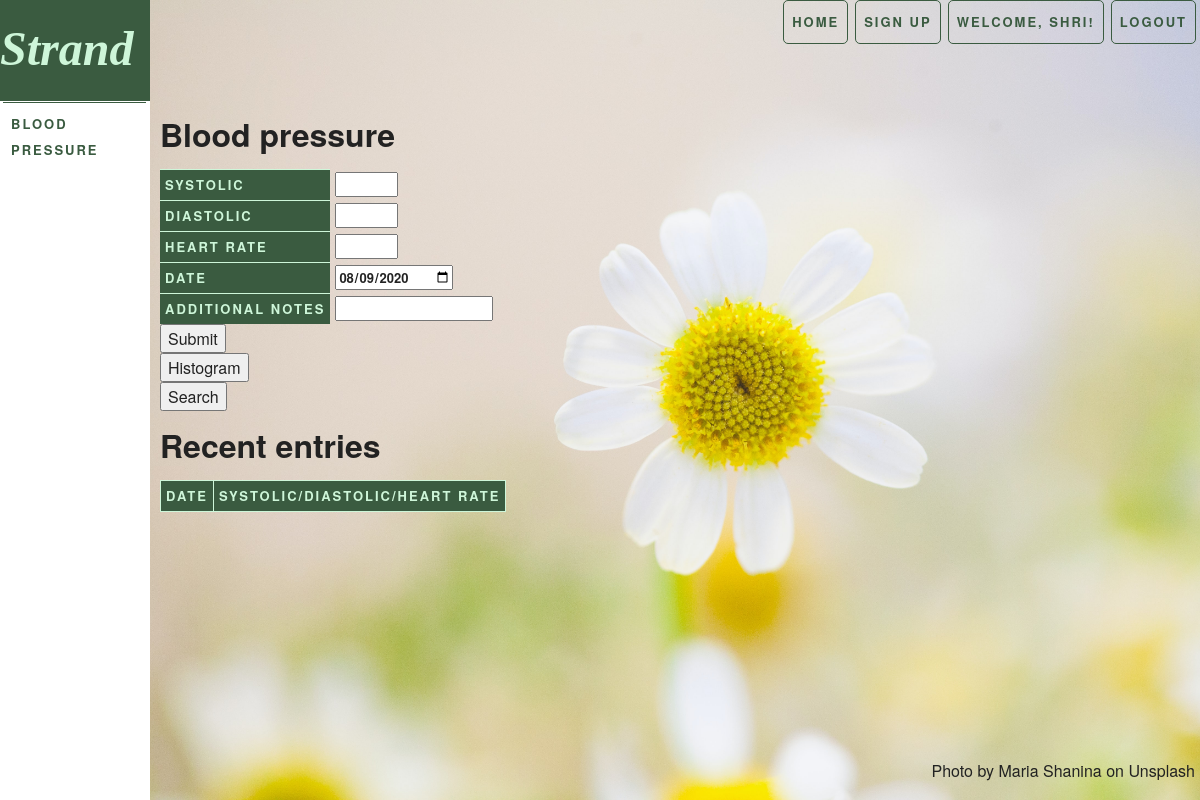
Before: /bloodpressure (signed in) with the older database file.
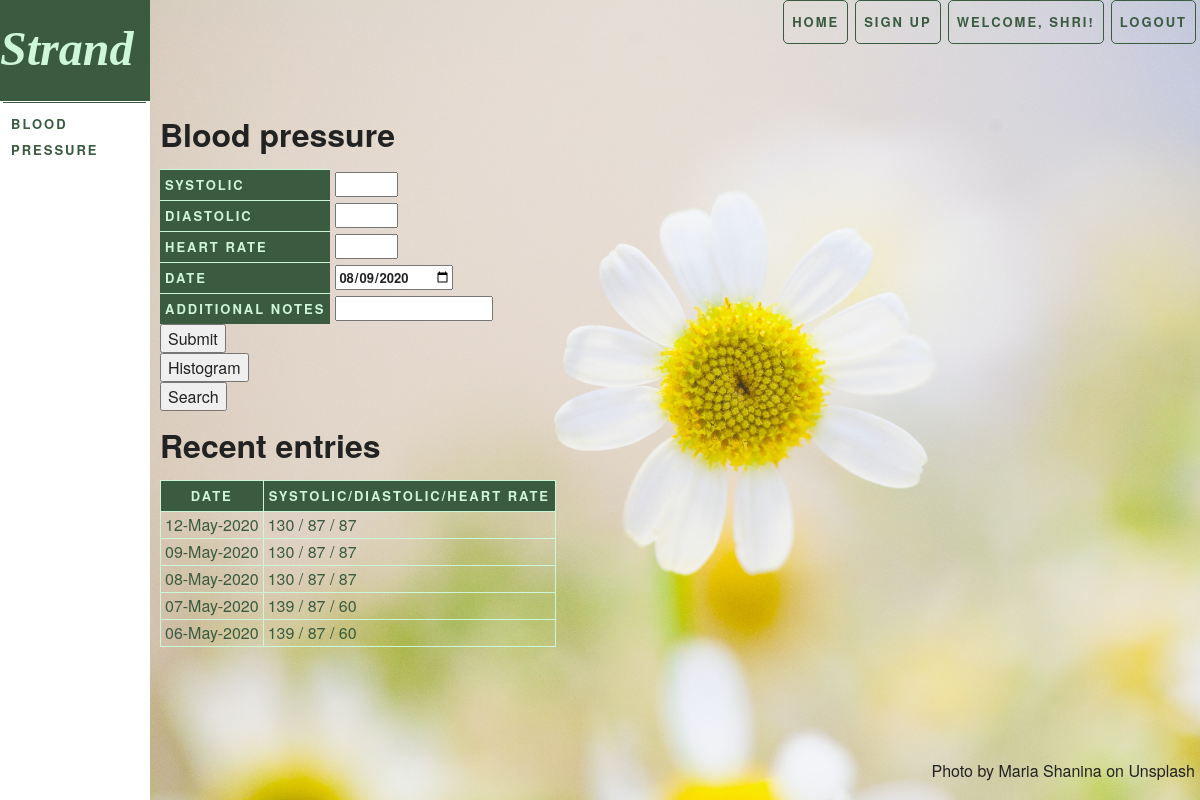
After: the same page with the newer database file.
### strand/models/user.py (models this page shows, shortened)
class User(db.Model, UserMixin):
    __tablename__ = 'User'
    id = db.Column(db.Integer, primary_key=True)
    username = db.Column(db.String(80), unique=True)
    email = db.Column(db.String(120), unique=True)
    password_hash = db.Column(db.String(255), nullable=False)
    weight_rel = db.relationship('MetricsLog', backref='user', lazy='dynamic')
    blood_pressure_rel = db.relationship('BloodPressureLog', backref='user', lazy='dynamic')
    @property
    def password(self):
        raise AttributeError('password: Write-only field')

### strand/models/blood_pressure_log.py (models this page shows, shortened)
class BloodPressureLog(db.Model):
    __tablename__ = 'BloodPressureLog'
    id = db.Column('id', db.Integer, primary_key=True)
    date = db.Column(db.DateTime, unique=True, default=datetime.utcnow)
    systolic = db.Column('Systolic', db.Integer, nullable=False)
    diastolic = db.Column('Diastolic', db.Integer, nullable=False)
    heart_rate = db.Column('HeartRate', db.Integer, nullable=False)
    notes = db.Column('Notes', db.String(300))
    user_id = db.Column(db.Integer, db.ForeignKey('User.id'), nullable=False)
    @staticmethod
    def newest(num):
        return BloodPressureLog.query.order_by(desc(BloodPressureLog.date)).limit(num)

### strand/views/core.py (the view, shortened to what this page needs)
@core_blueprint.route('/bloodpressure', methods=['GET', 'POST'])
@login_required
def log_blood_pressure():
    local_form = BloodPressureLogForm()
    recent = BloodPressureLog.newest(5)
    return render_template('blood_pressure_log.html'
                           , form=local_form
                           , title_bar='Add blood pressure details'
                           , recent=recent)

### strand/viewmodels/blood_pressure_log_form.py (shortened to what this page needs)
class BloodPressureLogForm(Form):
    systolic = IntegerField(label='Systolic ', validators=[DataRequired(), NumberRange(min=0, max=200)])
    diastolic = IntegerField(label='Diastolic ', validators=[DataRequired(), NumberRange(min=0, max=200)])
    heart_rate = IntegerField(label='Heart rate ', validators=[DataRequired(), NumberRange(min=0, max=100)])
    date = DateField(label='Date ', default=datetime.utcnow(), validators=[DataRequired(message='Enter a valid date')])
    notes = StringField(label='Additional notes')

### strand/viewmodels/login_manager.py (called while the page is built)
@login_manager.user_loader
def load_user(user_id):
    return User.query.get(int(user_id))

### strand/templates/blood_pressure_log.html (shortened to what this page needs)
{% extends "base.html" %}
{% from "form_macros.html" import render_field %}
{% block content %}
<div class="main-container-log-block">
    <header>
        <h1 class="entry-header">Blood pressure</h1>
    </header>
    <form action="" method="post">
        <table>
            {{ render_field(form.systolic, size=50) }}
            {{ render_field(form.diastolic, size=50) }}
            {{ render_field(form.heart_rate, size=50) }}
            {{ render_field(form.date, size=50) }}
            {{ render_field(form.notes, size=50) }}
        </table>
        <div class="panel-body">
          <input type ="submit" name="action" value="Submit">
      </div>
      <div class="panel-body">
          <input type ="submit" name="action" value="Histogram">
      </div>
      <div class="panel-body">
          <input type ="submit" name="action" value="Search">
      </div>
    <h1 class="entry-header">Recent entries</h1>
        <table>
            <tr>
                <th class="static-table-header">Date</th>
                <th class="static-table-header">Systolic/Diastolic/Heart rate</th>
            </tr>
            {% for entry in recent %}
            <tr>
                <td class="static-table-data">{{ entry.date.strftime('%d-%b-%Y') }}</td>
                <td class="static-table-data">{{ entry.systolic }} / {{ entry.diastolic }} / {{ entry.heart_rate }}</td>
            </tr>
            {% endfor %}
        </table>
    </form>
</div>
{% endblock %}

### strand/templates/base.html (shortened to what this page needs)
<!doctype html>
<html class="no-js" lang="">
    <link rel="stylesheet" href="../static/css/variables.css">
    <link rel="stylesheet" href="../static/css/normalize.min.css">
    <link rel="stylesheet" href="../static/css/main.css">
    <link rel="stylesheet" href="../static/css/custom.css">
    <link rel="stylesheet" href="../static/css/custom_index.css">
    <body>
        <div class="left-panel">
            <div class="logo">
                <h1>
                    <a href="{{ url_for('core.index') }}">Strand</a>
                </h1>
            </div>
            <div class="navbar">
            {% block side_block %}
                <a href="{{ url_for('core.log_blood_pressure') }}">Blood pressure</a>
            {% endblock %}
            </div>
        </div>
        <div class="main-container">
            <div class="menubar">
                {% if current_user.is_authenticated %}
                    <a href="{{ url_for('core.logout') }}">Logout</a>
                    <a href="{{ url_for('core.index') }}">Welcome, {{ current_user.username }}!</a>
                {% else %}
                    <a href="{{ url_for('core.sign_in') }}">Sign in</a>
                {% endif %}
                <a href="{{ url_for('core.signup') }}">Sign up</a>
                <a href="{{ url_for('core.index') }}">Home</a>
            </div>
            <div class="main">
                {%block content %}
                {% endblock %}
            </div>
        </div>
        <div class="footer-panel">
            <p class="credit">Photo by Maria Shanina on Unsplash</p>
        </div>
    </body>
</html>

### strand/templates/form_macros.html (shortened to what this page needs)
{% macro render_field(field) %}
    <tr>
        <td class="form-field-label">{{ field.label }} </td>
        <td class="form-field">{{ field(**kwargs)|safe }}</td>
    </tr>
{% endmacro %}

### strand/static/css/variables.css (style rules this page uses)
:root { --color-a: #CEF6D9; --color-b: #3A5B40; --background-image: url("../img/maria-shanina-3GrqSh8C4_E-unsplash.jpg"); --title-color: var(--color-a); --title-bg-color: var(--color-b); --title-border-color: var(--color-b); --menu-link-color: var(--color-b); --menu-border-color: var(--color-b); --menu-link-hover-color: var(--color-a); --menu-link-hover-bg-color: var(--color-b); --form-label-color: var(--color-a); --form-label-bg-color: var(--color-b); --input-field-color: var(--color-b); --input-field-bg-color: var(--color-a); --static-table-data-color: var(--color-b); --static-table-data-border-color: var(--color-a); --static-table-header-color: var(--color-a); --static-table-header-bg-color: var(--color-b); --static-table-header-border-color: var(--color-a); --main-container-text-block-text-color: var(--color-b); }

### strand/static/css/main.css (style rules this page uses)
html { color: #222; font-size: 1em; line-height: 1.4; }
.main { padding: 0px 0; }

### strand/static/css/custom.css (style rules this page uses)
.left-panel { width: 150px; height: calc(100% - 10px); position: fixed; }
.logo { width: 150px; height: 100px; position: fixed; }
.navbar { height: calc(100% - 104px); width: 150px; position: fixed; z-index: 1; top: 102px; overflow-x: hidden; }
.main-container { left: 150px; padding-left: 150px; position: fixed; width: calc(100% - 160px); height: 100%; background-image: var(--background-image); background-size: cover; background-position: center center; }
.menubar { position: fixed; right: 0px; z-index: 1; }
.main { position: absolute; top: 55px; left: 0px; padding-top: 35px; width: calc(100% - 155px); height: calc(100% - 100px); }
.footer-panel { position: fixed; bottom: 0; right: 0; margin-right: 5px; }
.logo { background-color: var(--title-bg-color); border-bottom: 1px solid var(--title-border-color); }
.logo a, .logo a:hover, .logo a:active, .logo a:visited, .logo a:focus { text-decoration: none; font: italic bold 48px 'Script MT', serif; color: var(--title-color); }
.menubar a, .navbar a { display: block; padding: 8px; margin: 0px 4px 3px 3px; font-size: 13px; font-weight: bold; text-decoration: none; text-transform: uppercase; letter-spacing: 2px; color: var(--menu-link-color); }
.menubar a { text-align: center; float: right; border: 1px solid var(--menu-border-color); border-radius: 5px 5px 5px 5px; }
.navbar a { text-align: left; float: none; border-top: 1px solid var(--menu-border-color); }
html { font: 'Arial'; }
body { font: 16px/26px Calibri, Helvetica Neue, Arial; }
.form-field-label { padding: 2px 5px; background-color: var(--form-label-bg-color); color: var(--form-label-color); border-top: 1px solid var(--form-label-color); font-size: 13px; font-weight: bold; text-decoration: none; text-transform: uppercase; letter-spacing: 2px; }
.form-field { padding: 2px 5px; width: 50px; font-size: 13px; font-weight: bold; text-decoration: none; text-transform: uppercase; letter-spacing: 2px; }
input[type=text] { width: 150px; }
.static-table-data { color: var(--static-table-data-color); border: 1px solid var(--static-table-data-border-color); padding: 0px 4px 0px 4px; }
.static-table-header { padding: 2px 5px; color: var(--static-table-header-color); background-color: var(--static-table-header-bg-color); border: 1px solid var(--static-table-header-border-color); font-size: 13px; font-weight: bold; text-decoration: none; text-transform: uppercase; letter-spacing: 2px; }
.main-container-log-block { position: fixed; margin-top: 10px; margin-left: 10px; }

Changed rows visible on the page:
added BloodPressureLog: date "12-May-2020", systolic "130", diastolic "87", heart_rate "87"
added BloodPressureLog: date "09-May-2020", systolic "130", diastolic "87", heart_rate "87"
added BloodPressureLog: date "08-May-2020", systolic "130", diastolic "87", heart_rate "87"
added BloodPressureLog: date "07-May-2020", systolic "139", diastolic "87", heart_rate "60"
added BloodPressureLog: date "06-May-2020", systolic "139", diastolic "87", heart_rate "60"
